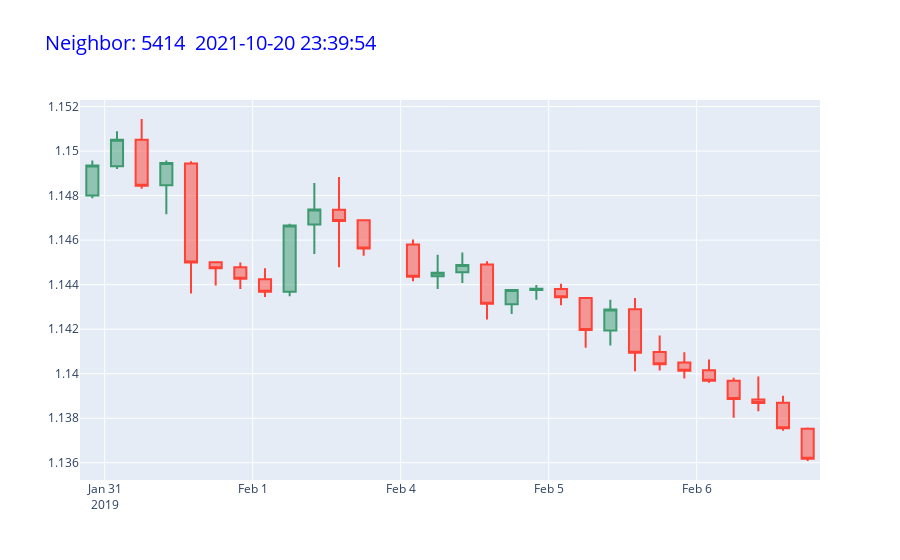
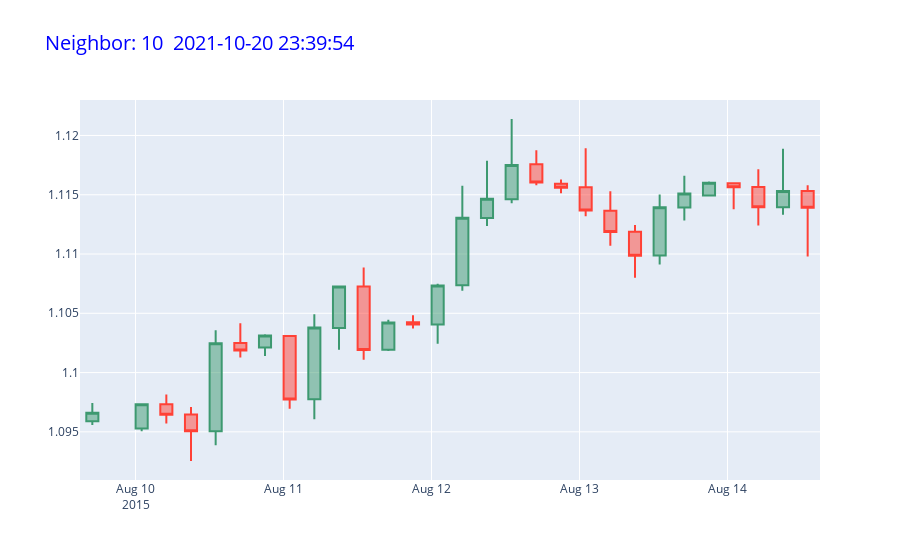
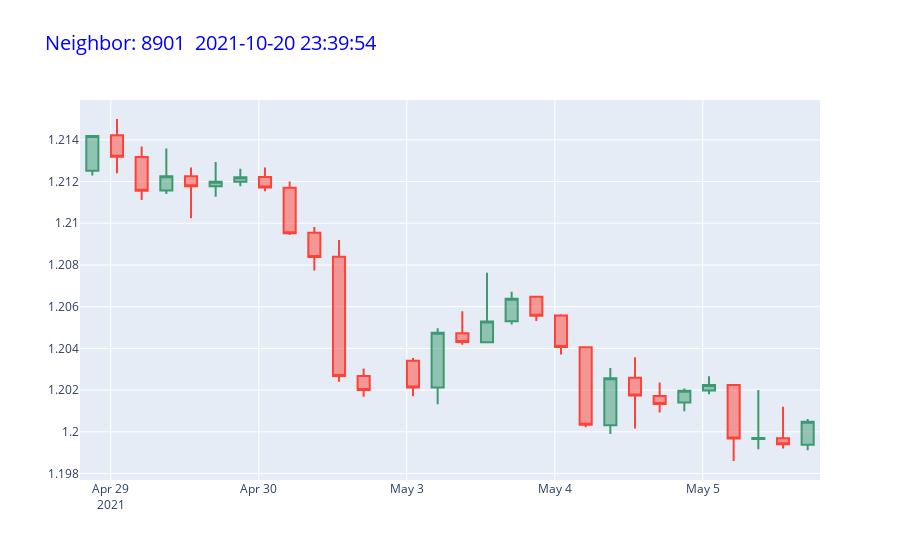

Write notebook code for charts like these, in order.
### Markdown cell above
### Recommendations

### Code cell
for indice in indices[1:10]:
    recommendation_log = "{}_data.csv".format(indice)
    data = pd.read_csv(filename) 
    data = data.iloc[indice:indice+30]
    data.to_csv(path + "/" + recommendation_log, header = True, index = False)
    
    print ('Neighbor:', indice, '|')
    viz(data, indice.astype(str))
    
    data['candleno'] = range (1, len(data) + 1)
    X = data['candleno'].values.reshape(-1, 1)
    Y = data['Close'].values.reshape(-1, 1)
    linear_regressor = LinearRegression()
    linear_regressor.fit(X, Y)
    y_pred = linear_regressor.predict(X)
    plt.scatter(X, Y)
    plt.plot(X, y_pred, color='red')
    plt.show()
    
    print('"Goodness of Fit" is', r2_score(Y, y_pred).round(2)*100, '%')
    coeficient = (linear_regressor.coef_)
    
    if coeficient > 0:
        print('BUY')
    else:
        print('SELL')
